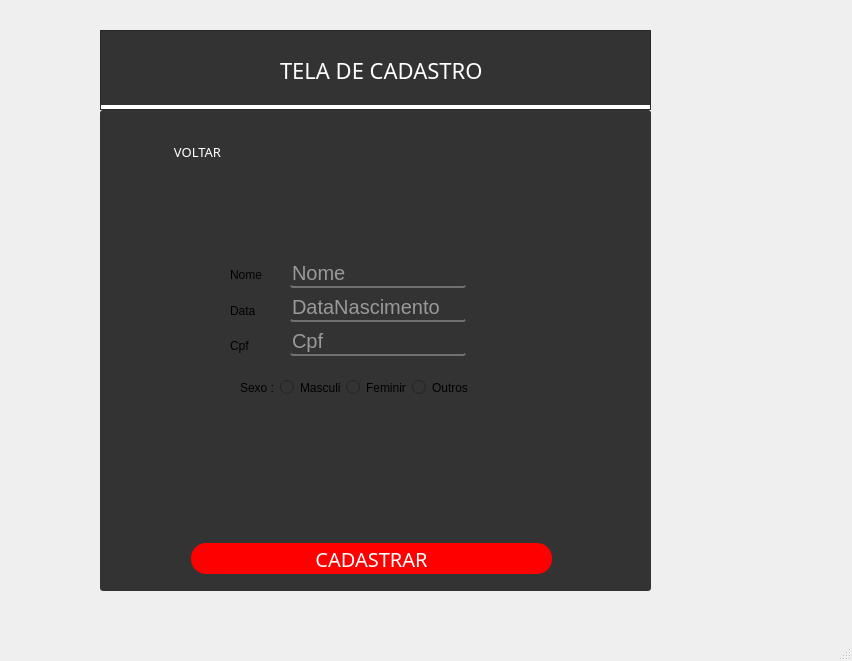
<?xml version="1.0" encoding="UTF-8"?>
<ui version="4.0">
 <class>MainWindow</class>
 <widget class="QMainWindow" name="MainWindow">
  <property name="geometry">
   <rect>
    <x>0</x>
    <y>0</y>
    <width>852</width>
    <height>661</height>
   </rect>
  </property>
  <property name="windowTitle">
   <string>MainWindow</string>
  </property>
  <property name="styleSheet">
   <string notr="true">background-image: url(teste.jpg);</string>
  </property>
  <widget class="QWidget" name="centralwidget">
   <widget class="QFrame" name="frame">
    <property name="geometry">
     <rect>
      <x>100</x>
      <y>110</y>
      <width>551</width>
      <height>481</height>
     </rect>
    </property>
    <property name="styleSheet">
     <string notr="true">

background:#333;
border-radius:3px;
</string>
    </property>
    <property name="frameShape">
     <enum>QFrame::StyledPanel</enum>
    </property>
    <property name="frameShadow">
     <enum>QFrame::Raised</enum>
    </property>
    <widget class="QPushButton" name="pushButton_3">
     <property name="geometry">
      <rect>
       <x>91</x>
       <y>433</y>
       <width>361</width>
       <height>31</height>
      </rect>
     </property>
     <property name="styleSheet">
      <string notr="true">border-radius:15px;
background:red;
font-size:20px;
font-family:century gothic;
color:white;
</string>
     </property>
     <property name="text">
      <string>CADASTRAR</string>
     </property>
    </widget>
    <widget class="QPushButton" name="pushButton_2">
     <property name="geometry">
      <rect>
       <x>60</x>
       <y>30</y>
       <width>75</width>
       <height>23</height>
      </rect>
     </property>
     <property name="styleSheet">
      <string notr="true">background:#333;
border:3px;
font-size:13px;
font-family:century gothic;
color:white;
</string>
     </property>
     <property name="text">
      <string>VOLTAR</string>
     </property>
    </widget>
    <widget class="QWidget" name="layoutWidget">
     <property name="geometry">
      <rect>
       <x>130</x>
       <y>150</y>
       <width>55</width>
       <height>101</height>
      </rect>
     </property>
     <layout class="QVBoxLayout" name="verticalLayout">
      <item>
       <widget class="QLabel" name="label_3">
        <property name="styleSheet">
         <string notr="true"/>
        </property>
        <property name="text">
         <string>Nome</string>
        </property>
       </widget>
      </item>
      <item>
       <widget class="QLabel" name="label_4">
        <property name="styleSheet">
         <string notr="true"/>
        </property>
        <property name="text">
         <string>Data </string>
        </property>
       </widget>
      </item>
      <item>
       <widget class="QLabel" name="label_5">
        <property name="text">
         <string>Cpf</string>
        </property>
       </widget>
      </item>
     </layout>
    </widget>
    <widget class="QWidget" name="layoutWidget">
     <property name="geometry">
      <rect>
       <x>190</x>
       <y>150</y>
       <width>176</width>
       <height>98</height>
      </rect>
     </property>
     <layout class="QVBoxLayout" name="verticalLayout_2">
      <item>
       <widget class="QLineEdit" name="lineEdit_3">
        <property name="styleSheet">
         <string notr="true">background:transparent;
border:none;
color:white;
font-size:20px;
border-bottom:2px solid #717072;</string>
        </property>
        <property name="text">
         <string/>
        </property>
        <property name="maxLength">
         <number>30</number>
        </property>
        <property name="placeholderText">
         <string>Nome</string>
        </property>
       </widget>
      </item>
      <item>
       <widget class="QLineEdit" name="lineEdit_4">
        <property name="styleSheet">
         <string notr="true">background:transparent;
border:none;
color:white;
font-size:20px;
border-bottom:2px solid #717072;</string>
        </property>
        <property name="text">
         <string/>
        </property>
        <property name="maxLength">
         <number>8</number>
        </property>
        <property name="echoMode">
         <enum>QLineEdit::Normal</enum>
        </property>
        <property name="placeholderText">
         <string>DataNascimento</string>
        </property>
       </widget>
      </item>
      <item>
       <widget class="QLineEdit" name="lineEdit">
        <property name="styleSheet">
         <string notr="true">background:transparent;
border:none;
color:white;
font-size:20px;
border-bottom:2px solid #717072;</string>
        </property>
        <property name="text">
         <string/>
        </property>
        <property name="maxLength">
         <number>11</number>
        </property>
        <property name="placeholderText">
         <string>Cpf</string>
        </property>
       </widget>
      </item>
     </layout>
    </widget>
    <widget class="QWidget" name="layoutWidget">
     <property name="geometry">
      <rect>
       <x>140</x>
       <y>270</y>
       <width>229</width>
       <height>15</height>
      </rect>
     </property>
     <layout class="QHBoxLayout" name="horizontalLayout">
      <item>
       <widget class="QLabel" name="label">
        <property name="text">
         <string>Sexo :</string>
        </property>
       </widget>
      </item>
      <item>
       <widget class="QRadioButton" name="radioButton_2">
        <property name="text">
         <string>Masculino</string>
        </property>
       </widget>
      </item>
      <item>
       <widget class="QRadioButton" name="radioButton">
        <property name="text">
         <string>Feminino</string>
        </property>
       </widget>
      </item>
      <item>
       <widget class="QRadioButton" name="radioButton_3">
        <property name="text">
         <string>Outros</string>
        </property>
       </widget>
      </item>
     </layout>
    </widget>
   </widget>
   <widget class="QFrame" name="frame_2">
    <property name="geometry">
     <rect>
      <x>100</x>
      <y>30</y>
      <width>551</width>
      <height>80</height>
     </rect>
    </property>
    <property name="styleSheet">
     <string notr="true">
QFrame{
background:#333;

border-bottom:5px solid white;

}</string>
    </property>
    <property name="frameShape">
     <enum>QFrame::StyledPanel</enum>
    </property>
    <property name="frameShadow">
     <enum>QFrame::Raised</enum>
    </property>
    <widget class="QLabel" name="label_7">
     <property name="geometry">
      <rect>
       <x>180</x>
       <y>20</y>
       <width>221</width>
       <height>41</height>
      </rect>
     </property>
     <property name="styleSheet">
      <string notr="true">*{
border-radius:15px;
color:white;
border:none;
 font-size:22px;
 font-family:century gothic;
}</string>
     </property>
     <property name="text">
      <string>TELA DE CADASTRO</string>
     </property>
    </widget>
   </widget>
  </widget>
  <widget class="QMenuBar" name="menubar">
   <property name="geometry">
    <rect>
     <x>0</x>
     <y>0</y>
     <width>852</width>
     <height>21</height>
    </rect>
   </property>
  </widget>
  <widget class="QStatusBar" name="statusbar"/>
 </widget>
 <resources/>
 <connections/>
</ui>
